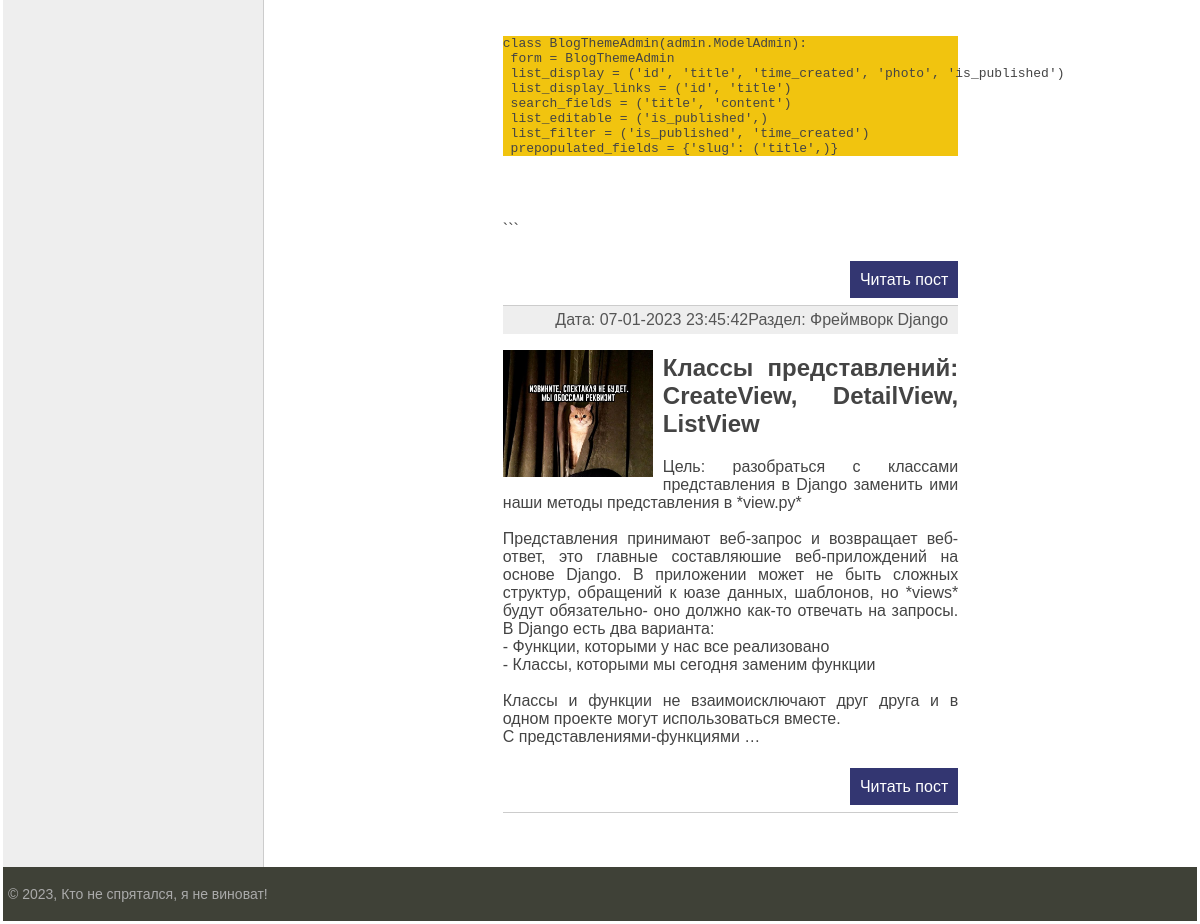
Before: / (lower part) with the older database file.
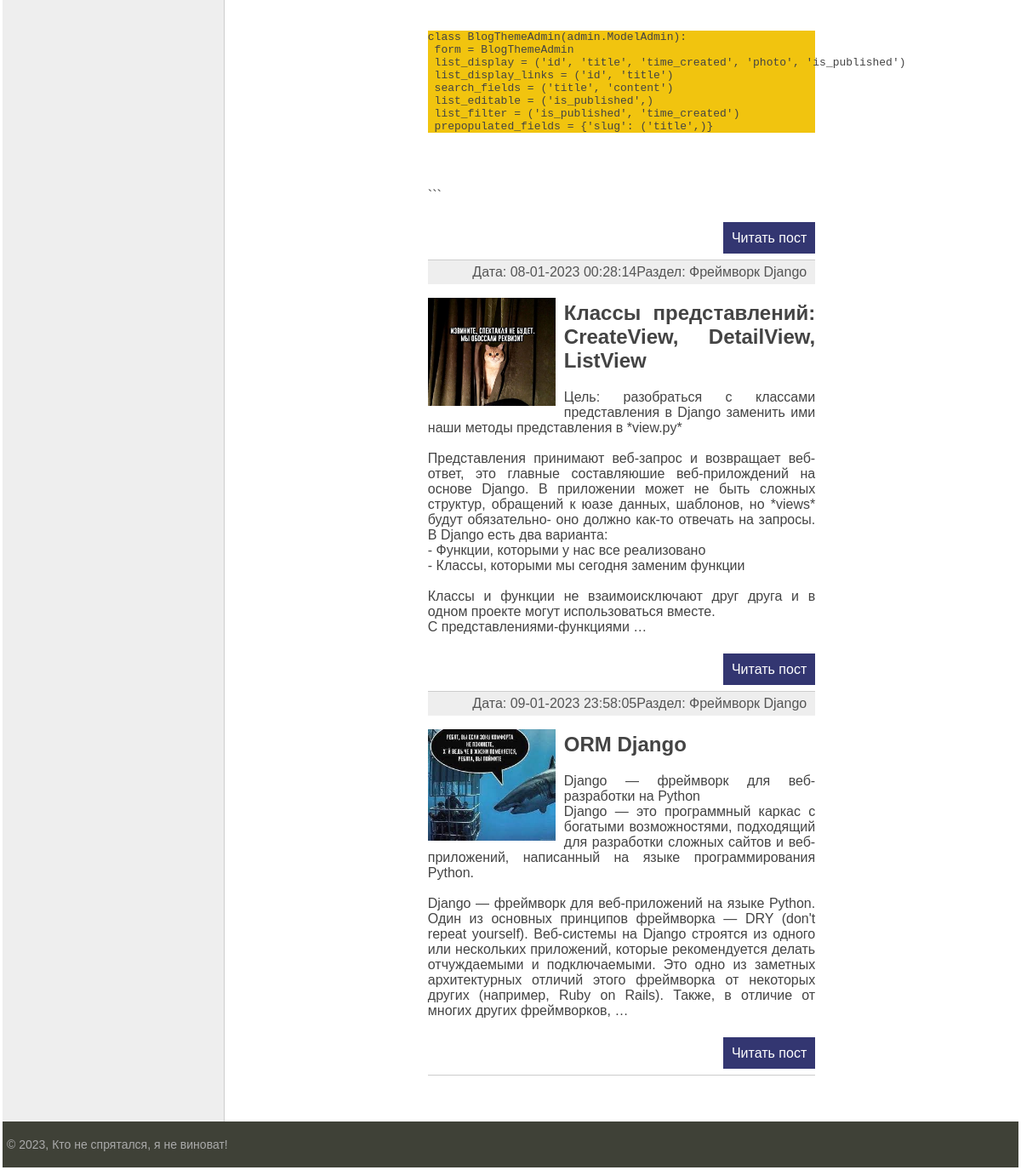
After: the same page with the newer database file.
### blog_theme/models.py (models this page shows, shortened)
class Blog_theme(models.Model):
    title = models.CharField(max_length=255, verbose_name='Заголовок')
    slug = models.SlugField(max_length=255, unique=True, db_index=True, verbose_name='URL')
    content = MDTextField()
    photo = models.ImageField(upload_to="photos/%Y/%m/%d", verbose_name='Фото')
    time_created = models.DateTimeField(auto_now_add=True, verbose_name='Создано')
    time_updated = models.DateTimeField(auto_now=True, verbose_name='Изменено')
    is_published = models.BooleanField(default=True, verbose_name='Опубликованно')
    cat = models.ForeignKey('Category', on_delete=models.PROTECT, verbose_name='Раздел')
    def get_absolute_url(self):
        return reverse('post', kwargs={'post_slug': self.slug})
    class Meta:
        verbose_name = 'Темы:'
        verbose_name_plural = 'Темы:'
        ordering = ['time_created', 'title']

class Category(models.Model):
    name = models.CharField(max_length=100, db_index=True, verbose_name='Раздел')
    slug = models.SlugField(max_length=255, unique=True, db_index=True, verbose_name='URL')
    def __str__(self):
        return self.name
    def get_absolute_url(self):
        return reverse('category', kwargs={'cat_slug': self.slug})
    class Meta:
        verbose_name = 'Раздел:'
        verbose_name_plural = 'Разделы:'
        ordering = ['id']

### blog_theme/views.py (the view)
# urls.py: path('', BlogHome.as_view(), name='home'),
class BlogHome(ListView):
    model = Blog_theme
    template_name = 'blog_theme/index.html'
    context_object_name = 'posts'
    def get_context_data(self, *, object_list=None, **kwargs):
        context = super().get_context_data(**kwargs)
        context['title'] = 'Главная страница'
        context['cat_selected'] = 0
        return context
    def get_queryset(self):
        return Blog_theme.objects.filter(is_published=True)

### blog_theme/templatetags/blog_theme_tags.py (called while the page is built)
@register.inclusion_tag('blog_theme/list_categories.html')
def show_categories(sort=None, cat_selected=0):
    if not sort:
        cats = Category.objects.all()
    else:
        cats = Category.objects.order_by(sort)
    return {'cats': cats, 'cat_selected': cat_selected}

@register.simple_tag()
def get_menu():
    menu = [{'title': 'О сайте', 'url_name': 'about'},
            {'title': 'Добавить статью', 'url_name': 'add_page'},
            {'title': 'Обратная связь', 'url_name': 'contact'},
            {'title': 'Войти', 'url_name': 'login'},
            ]
    return menu

### blog_theme/templates/blog_theme/index.html (shortened to what this page needs)
{% extends 'blog_theme/base.html' %}
{% load markdown_extras %}
{% block content %}
<ul class="list-articles">
    {% for p in posts %}
    <li><div class="article-panel">
        <p class="last">Раздел: {{p.cat}}</p>
        <p class="last">Дата: {{p.time_updated|date:" d-m-Y H:i:s "}}</p>
    </div>
{% if p.photo %}
        <p><img class="img-article-left thumb" src="{{p.photo.url}}"></p>
{% endif %}
        <h2>{{p.title}}</h2>
        <p>{{p.content|safe|linebreaksbr|truncatewords:80}}</p>
        <p class="link-read-post"><a href="{{ p.get_absolute_url }}">Читать пост</a> </p>
    </li>
    {% endfor %}
</ul>
{% endblock %}

Changed rows visible on the page:
changed Blog_theme "Классы представлений: CreateView, DetailView, ListView": time_updated "07-01-2023 23:45:42" → "08-01-2023 00:28:14"
added Blog_theme: cat "Фреймворк Django", time_updated "09-01-2023 23:58:05", photo (picture), title "ORM Django", content "Django — фреймворк для веб-разработки на Python Django — это программный каркас с богатыми возможностями, подходящий для разработки сложных сайтов и веб-приложений, написанный на языке программирования Python. Django — фреймворк для веб-приложений на языке Python. Один из основных принципов фреймворка — DRY (don't repeat yourself). Веб-системы на Django строятся из одного или нескольких приложений, которые рекомендуется делать отчуждаемыми и подключаемыми. Это одно из заметных архитектурных отличий этого фреймворка от некоторых других (например, Ruby on Rails). Также, в отличие от многих других фреймворков, …"
